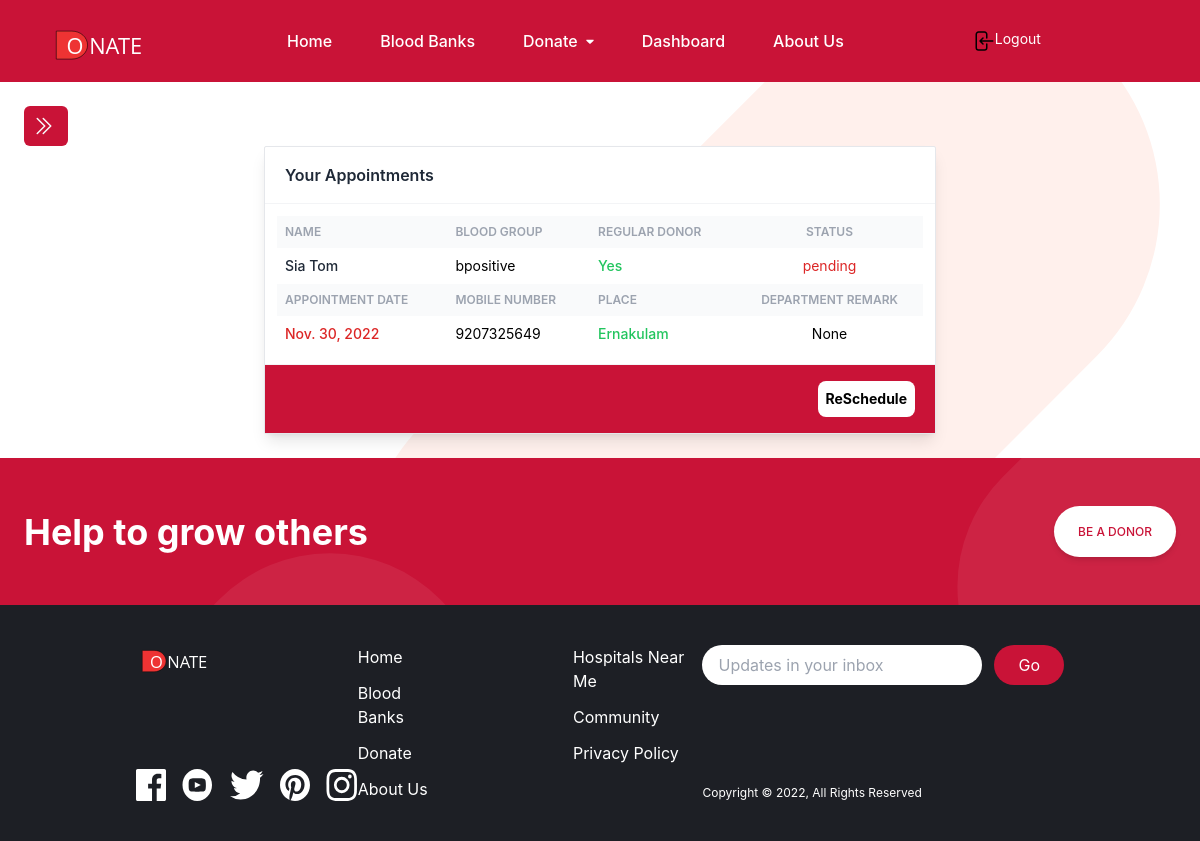
/view_appointments/ (signed in), run on an earlier commit of the app's database.
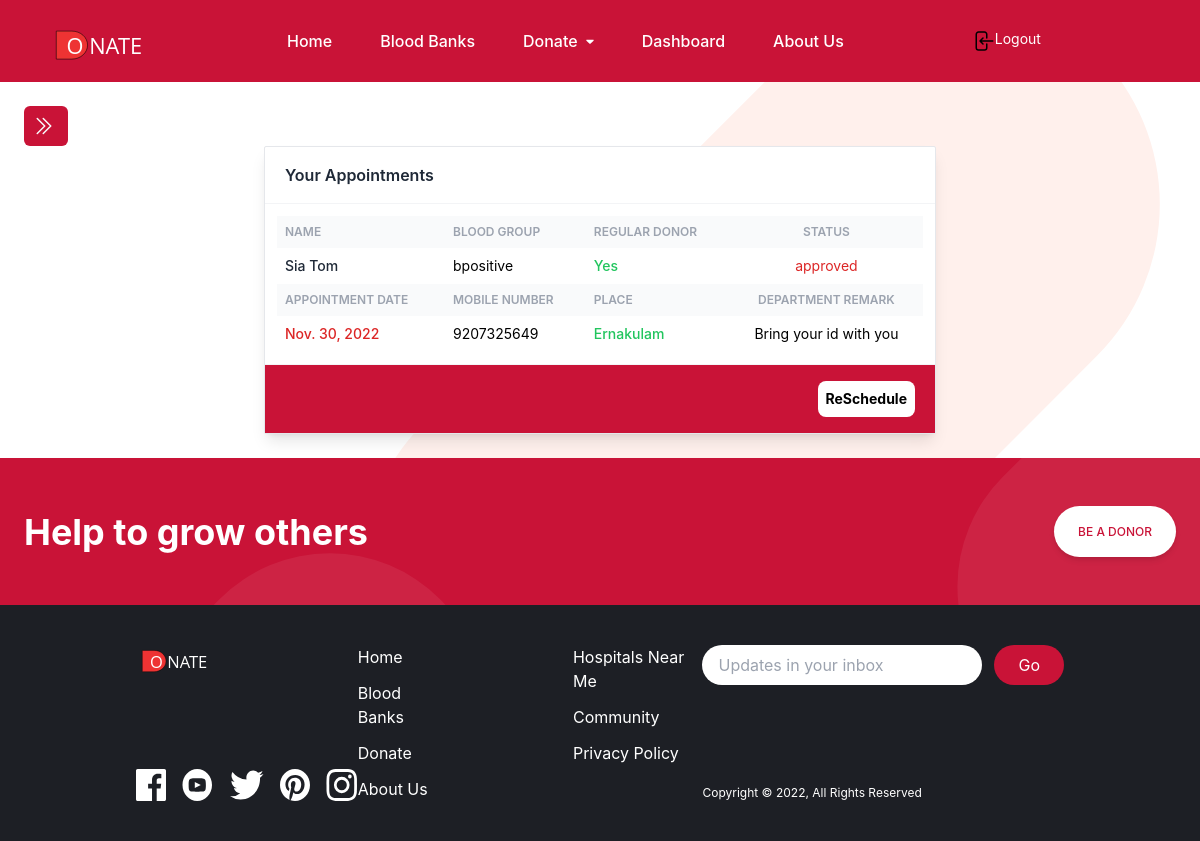
And on a later commit of the database.
### user/models.py (models this page shows, shortened)
class DonorAppointment (models.Model):
    user = models.ForeignKey(Donor, on_delete=models.CASCADE)
    fname = models.CharField(max_length=50)
    lname = models.CharField(max_length=50)
    age = models.CharField(max_length=2)
    place = models.CharField(max_length=50)
    pin = models.CharField(max_length=6)
    mob = models.CharField(max_length=15, null=True)
    bloodgroup = models.CharField(max_length=10)
    appointmentdate = models.DateField( max_length=10)
    regulardonor = models.CharField(max_length=6)
    status = models.CharField(max_length=40, null=True)
    departmentremark = models.CharField(max_length=300, null=True)
    date = models.DateTimeField(auto_now_add=True)
    updationdate = models.DateField(null=True)

### user/views.py (the view)
# urls.py: path('view_appointments/', views.view_appointments, name='view_appointments'),
def view_appointments(request):
    if not request.user.is_authenticated:
        return redirect('register')
    user = request.user
    donor = Donor.objects.get(user=user)
    appointment = DonorAppointment.objects.filter(user=donor)
    return render(request, 'user_view_appointments.html', locals())

### templates/user_view_appointments.html (shortened to what the changed rows need)
{% extends 'user_base.html' %}
{% block content %}
    <div class="flex flex-col justify-center h-full ">
        <div class="w-full max-w-2xl mx-auto bg-white shadow-lg rounded-sm border border-gray-200">
            <div class="overflow-x-auto p-3">
                <table class="table-auto w-full">
                    <thead class="text-xs font-semibold uppercase text-gray-400 bg-gray-50">
                        <tr>
                            <th class="p-2">
                                <div class="font-semibold text-left">Name</div>
                            </th>
                            <th class="p-2">
                                <div class="font-semibold text-left">Blood Group</div>
                            </th>
                            <th class="p-2">
                                <div class="font-semibold text-left">Regular Donor</div>
                            </th>
                            <th class="p-2">
                                <div class="font-semibold text-center">Status</div>
                            </th>
                        </tr>
                    </thead>
                {% for i in appointment %}
                    <tbody class="text-sm divide-y divide-gray-100">
                        <tr>
                            <td class="p-2">
                                <div class="font-medium text-gray-800">
                                   {{i.fname}} {{i.lname}}
                                </div>
                            </td>
                            <td class="p-2">
                                <div class="text-left">
                                    {{i.bloodgroup}}
                                </div>
                            </td>
                            <td class="p-2">
                                <div class="text-left font-medium text-green-500">
                                    {{i.regulardonor}}
                                </div>
                            </td>
                            <td class="p-2 text-red-600">
                                <div class="flex justify-center" >
                                    {{i.status}}
                                </div>
                            </td>
                        </tr>
                    </tbody>
                    <thead class="text-xs font-semibold uppercase text-gray-400 bg-gray-50">
                        <tr>
                            <th class="p-2">
                                <div class="font-semibold text-left">Appointment Date</div>
                            </th>
                            <th class="p-2">
                                <div class="font-semibold text-left">Mobile Number</div>
                            </th>
                            <th class="p-2">
                                <div class="font-semibold text-left">Place</div>
                            </th>
                            <th class="p-2">
                                <div class="font-semibold text-center">Department Remark</div>
                            </th>
                        </tr>
                    </thead>
                    <tbody class="text-sm divide-y divide-gray-100">
                        <tr>
                            <td class="p-2">
                                <div class="font-medium text-red-600">
                                    {{i.appointmentdate}}
                                </div>
                            </td>
                            <td class="p-2">
                                <div class="text-left">
                                    {{i.mob}}
                                </div>
                            </td>
                            <td class="p-2">
                                <div class="text-left font-medium text-green-500">
                                    {{i.place}}
                                </div>
                            </td>
                            <td class="p-2">
                                <div class="flex justify-center">
                                    {{i.departmentremark}}
                                </div>
                            </td>
                        </tr>
                    </tbody>
                {% endfor %}
                </table>
            </div>
        </div>
    </div>
{% endblock %}

What changed in the data, as far as the page shows it:
changed DonorAppointment "Sia": status "pending" → "approved"; departmentremark "None" → "Bring your id with you"
